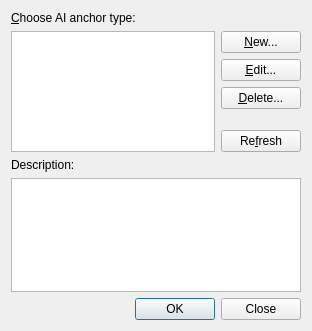
<?xml version="1.0" encoding="UTF-8"?>
<ui version="4.0">
 <class>SmartObjectEventDialog</class>
 <widget class="QDialog" name="SmartObjectEventDialog">
  <property name="geometry">
   <rect>
    <x>0</x>
    <y>0</y>
    <width>312</width>
    <height>331</height>
   </rect>
  </property>
  <property name="windowTitle">
   <string>AI Anchors</string>
  </property>
  <layout class="QGridLayout" name="gridLayout">
   <item row="0" column="0">
    <widget class="QLabel" name="m_labelListCaption">
     <property name="text">
      <string>&amp;Choose AI anchor type:</string>
     </property>
     <property name="alignment">
      <set>Qt::AlignLeading|Qt::AlignLeft|Qt::AlignTop</set>
     </property>
     <property name="buddy">
      <cstring>m_wndEventList</cstring>
     </property>
    </widget>
   </item>
   <item row="1" column="1">
    <widget class="QPushButton" name="m_btnNew">
     <property name="text">
      <string>&amp;New...</string>
     </property>
    </widget>
   </item>
   <item row="2" column="1">
    <widget class="QPushButton" name="m_btnEdit">
     <property name="text">
      <string>&amp;Edit...</string>
     </property>
    </widget>
   </item>
   <item row="3" column="1">
    <widget class="QPushButton" name="m_btnDelete">
     <property name="text">
      <string>&amp;Delete...</string>
     </property>
    </widget>
   </item>
   <item row="4" column="1">
    <spacer name="verticalSpacer">
     <property name="orientation">
      <enum>Qt::Vertical</enum>
     </property>
     <property name="sizeType">
      <enum>QSizePolicy::Fixed</enum>
     </property>
     <property name="sizeHint" stdset="0">
      <size>
       <width>20</width>
       <height>15</height>
      </size>
     </property>
    </spacer>
   </item>
   <item row="5" column="1">
    <widget class="QPushButton" name="m_btnRefresh">
     <property name="text">
      <string>Re&amp;fresh</string>
     </property>
    </widget>
   </item>
   <item row="6" column="1">
    <spacer name="verticalSpacer_2">
     <property name="orientation">
      <enum>Qt::Vertical</enum>
     </property>
     <property name="sizeHint" stdset="0">
      <size>
       <width>20</width>
       <height>28</height>
      </size>
     </property>
    </spacer>
   </item>
   <item row="7" column="0">
    <widget class="QLabel" name="label">
     <property name="text">
      <string>Description:</string>
     </property>
     <property name="alignment">
      <set>Qt::AlignLeading|Qt::AlignLeft|Qt::AlignTop</set>
     </property>
     <property name="buddy">
      <cstring>m_description</cstring>
     </property>
    </widget>
   </item>
   <item row="8" column="0" colspan="2">
    <widget class="QTextEdit" name="m_description">
     <property name="readOnly">
      <bool>true</bool>
     </property>
    </widget>
   </item>
   <item row="9" column="0" colspan="2">
    <widget class="QDialogButtonBox" name="buttonBox">
     <property name="standardButtons">
      <set>QDialogButtonBox::Close|QDialogButtonBox::Ok</set>
     </property>
    </widget>
   </item>
   <item row="1" column="0" rowspan="6">
    <widget class="QListView" name="m_wndEventList"/>
   </item>
  </layout>
 </widget>
 <resources/>
 <connections>
  <connection>
   <sender>buttonBox</sender>
   <signal>accepted()</signal>
   <receiver>SmartObjectEventDialog</receiver>
   <slot>accept()</slot>
   <hints>
    <hint type="sourcelabel">
     <x>163</x>
     <y>316</y>
    </hint>
    <hint type="destinationlabel">
     <x>118</x>
     <y>296</y>
    </hint>
   </hints>
  </connection>
  <connection>
   <sender>buttonBox</sender>
   <signal>rejected()</signal>
   <receiver>SmartObjectEventDialog</receiver>
   <slot>reject()</slot>
   <hints>
    <hint type="sourcelabel">
     <x>265</x>
     <y>312</y>
    </hint>
    <hint type="destinationlabel">
     <x>235</x>
     <y>296</y>
    </hint>
   </hints>
  </connection>
 </connections>
</ui>
